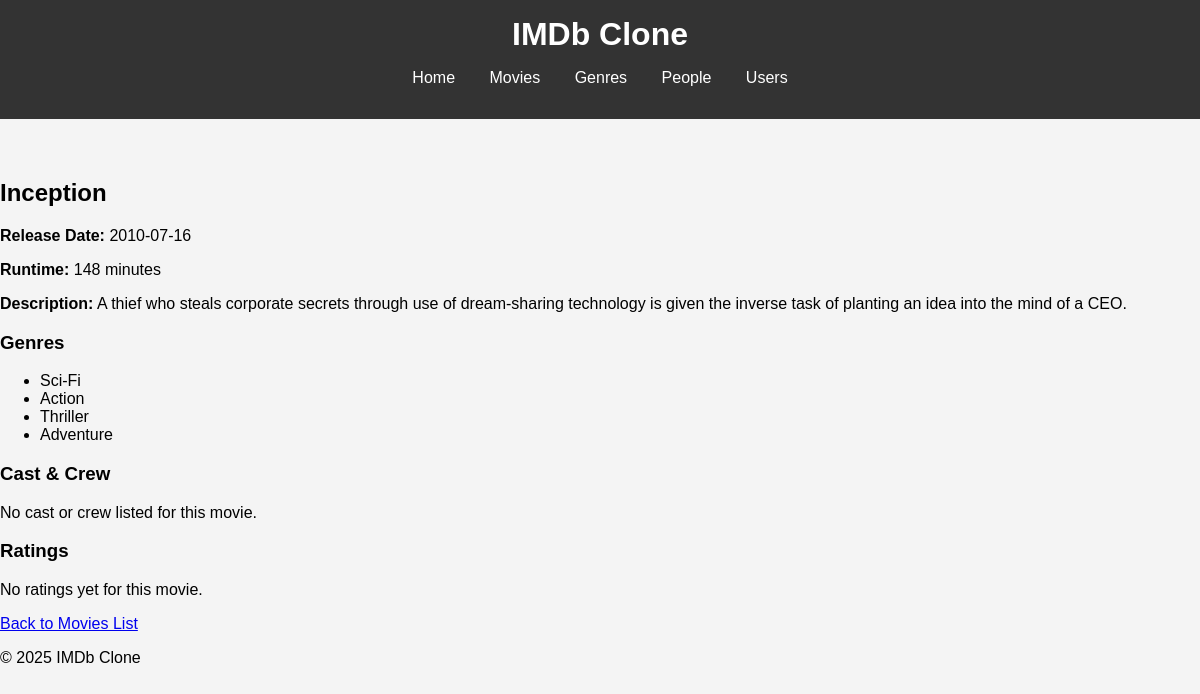
The app's page /movie_details.php?id=1 with its own data.
### tables this page shows
CREATE TABLE `movies` (
  `id` int NOT NULL AUTO_INCREMENT,
  `title` varchar(255) NOT NULL,
  `release_date` date DEFAULT NULL,
  `description` text,
  `runtime` int DEFAULT NULL,
  `poster_path` varchar(255) DEFAULT NULL,
  `director_id` int DEFAULT NULL,
  PRIMARY KEY (`id`),
  KEY `director_id` (`director_id`),
  CONSTRAINT `movies_ibfk_1` FOREIGN KEY (`director_id`) REFERENCES `people` (`id`) ON DELETE SET NULL
);

CREATE TABLE `genres` (
  `id` int NOT NULL AUTO_INCREMENT,
  `name` varchar(100) NOT NULL,
  PRIMARY KEY (`id`),
  UNIQUE KEY `name` (`name`)
);

### public/movie_details.php (the view, shortened to what this page needs)
<?php
include '../includes/db_connect.php';
include '../includes/header.php';
$movie = null;
if (isset($_GET['id'])) {
    $id = $_GET['id'];
    try {
        $stmt = $pdo->prepare("SELECT * FROM movies WHERE id = ?");
        $stmt->execute([$id]);
        $movie = $stmt->fetch(PDO::FETCH_ASSOC);
    } catch (PDOException $e) {
        echo "<p style='color: red;'>Error fetching movie details: " . $e->getMessage() . "</p>";
    }
}
?>
<h2><?php echo htmlspecialchars($movie['title']); ?></h2>
<p><strong>Release Date:</strong> <?php echo htmlspecialchars($movie['release_date']); ?></p>
<p><strong>Runtime:</strong> <?php echo htmlspecialchars($movie['runtime']); ?> minutes</p>
<p><strong>Description:</strong> <?php echo htmlspecialchars($movie['description']); ?></p>
<h3>Genres</h3>
<?php
try {
    $stmt = $pdo->prepare("SELECT g.name FROM genres g JOIN movie_genres mg ON g.id = mg.genre_id WHERE mg.movie_id = ?");
    $stmt->execute([$movie['id']]);
    $genres = $stmt->fetchAll(PDO::FETCH_ASSOC);
    if ($genres) {
        echo "<ul>";
        foreach ($genres as $genre) {
            echo "<li>" . htmlspecialchars($genre['name']) . "</li>";
        }
        echo "</ul>";
    } else {
        echo "<p>No genres associated with this movie.</p>";
    }
} catch (PDOException $e) {
    echo "<p style='color: red;'>Error fetching genres: " . $e->getMessage() . "</p>";
}
?>
<h3>Cast & Crew</h3>
<?php
try {
    $stmt = $pdo->prepare("SELECT p.name, mp.job FROM people p JOIN movie_people mp ON p.id = mp.person_id WHERE mp.movie_id = ? ORDER BY mp.job, p.name");
    $stmt->execute([$movie['id']]);
    $people = $stmt->fetchAll(PDO::FETCH_ASSOC);
    if ($people) {
        echo "<ul>";
        foreach ($people as $person) {
            echo "<li>" . htmlspecialchars($person['name']) . " (" . htmlspecialchars($person['job']) . ")</li>";
        }
        echo "</ul>";
    } else {
        echo "<p>No cast or crew listed for this movie.</p>";
    }
} catch (PDOException $e) {
    echo "<p style='color: red;'>Error fetching cast and crew: " . $e->getMessage() . "</p>";
}
?>
<h3>Ratings</h3>
<?php
try {
    $stmt = $pdo->prepare("SELECT u.username, r.rating, r.review FROM ratings r JOIN users u ON r.user_id = u.id WHERE r.movie_id = ? ORDER BY r.created_at DESC");
    $stmt->execute([$movie['id']]);
    $ratings = $stmt->fetchAll(PDO::FETCH_ASSOC);
    if ($ratings) {
        echo "<ul>";
        foreach ($ratings as $rating) {
            echo "<li><strong>" . htmlspecialchars($rating['username']) . ":</strong> " . htmlspecialchars($rating['rating']) . "/10";
            if (!empty($rating['review'])) {
                echo " - \"" . htmlspecialchars($rating['review']) . "\"";
            }
            echo "</li>";
        }
        echo "</ul>";
    } else {
        echo "<p>No ratings yet for this movie.</p>";
    }
} catch (PDOException $e) {
    echo "<p style='color: red;'>Error fetching ratings: " . $e->getMessage() . "</p>";
}
?>
<p><a href="movies.php">Back to Movies List</a></p>
<?php include '../includes/footer.php'; ?>

### public/css/style.css (style rules this page uses)
body { font-family: Arial, sans-serif; margin: 0; padding: 0; background-color: #f4f4f4; }

### records on screen
movies: title "Inception", release_date "2010-07-16", runtime "148", description "A thief who steals corporate secrets through use of dream-sharing technology is given the inverse task of planting an idea into the mind of a CEO."
genres: name "Sci-Fi"
genres: name "Action"
genres: name "Thriller"
genres: name "Adventure"
